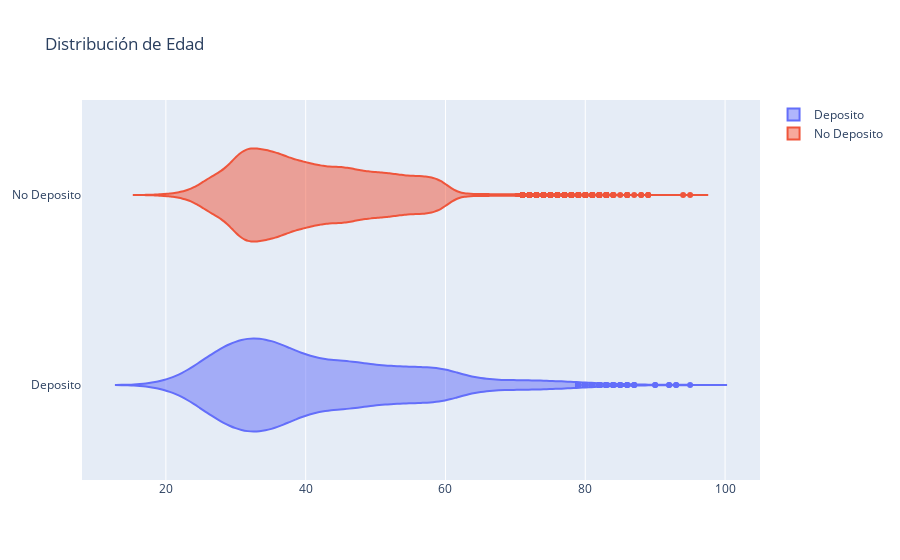

Here is the notebook cell this chart was saved with:
### Markdown cell above
## El perfil personal

### Code cell
# 1. Distribución de edad
# Crear dos histogramas lado a lado para comparar la distribución de edad de los clientes que contrataron el depósito y los que no.
fig = make_subplots(rows = 1, cols = 1)
# Violin plot para ver la distribución de edad
fig.add_trace(go.Violin(x = df_deposito['age'], name = 'Deposito'), row = 1, col = 1)
fig.add_trace(go.Violin(x = df_no_deposito['age'], name = 'No Deposito'), row = 1, col = 1)
fig.update_layout(title = 'Distribución de Edad')
fig.show()

# Manera de combinar tanto el histograma como el box plot

### Figure 1 — Plotly figure (JSON) as saved in the notebook; plotly's stock layout.template omitted (floating-point values rounded to 4 significant figures; data arrays with more than 128 entries replaced by an {"elided": "..."} marker saying what was removed)
{"data": [{"name": "Deposito", "type": "violin", "x": {"elided": "5289 int values"}, "xaxis": "x", "yaxis": "y"}, {"name": "No Deposito", "type": "violin", "x": {"elided": "39922 int values"}, "xaxis": "x", "yaxis": "y"}], "layout": {"title": {"text": "Distribución de Edad"}, "xaxis": {"anchor": "y", "domain": [0, 1]}, "yaxis": {"anchor": "x", "domain": [0, 1]}}}
